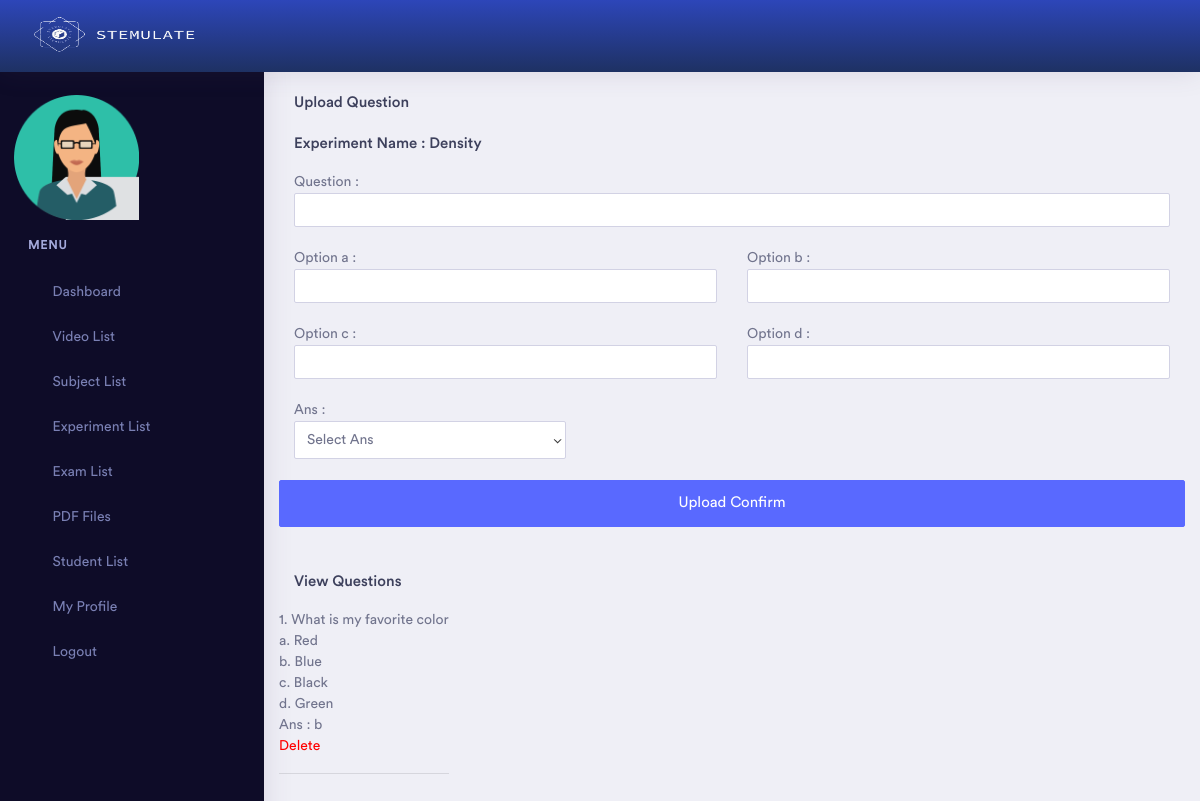
Screenshot of /admin/question_experiment_add.php?id=1 (signed in) with the database file from the repository.
### tables this page shows
CREATE TABLE `experiment` (
  `id` int(11) NOT NULL,
  `subject_id` int(11) NOT NULL,
  `name` varchar(255) NOT NULL,
  `url` varchar(255) NOT NULL,
  `status` int(11) NOT NULL,
  `admin_id` int(11) NOT NULL,
  `description` text NOT NULL,
  `custom` tinyint(1) NOT NULL,
  `islock` tinyint(1) NOT NULL,
  `prev_islock` tinyint(1) NOT NULL
);

CREATE TABLE `question_experiment` (
  `id` int(11) NOT NULL,
  `experiment_id` int(11) NOT NULL,
  `des` text NOT NULL,
  `op1` text NOT NULL,
  `op2` text NOT NULL,
  `op3` text NOT NULL,
  `op4` text NOT NULL,
  `ans` varchar(100) NOT NULL,
  `status` int(11) NOT NULL
);

### admin/question_experiment_add.php (the view, shortened to what this page needs)
<?php
    if ($_SESSION['p'] != "") {
?>
<!doctype html>
<html lang="en">
<head>
    <?php include 'head.php'; ?>
</head>
<body>
    <div class="dashboard-main-wrapper">
         <div class="dashboard-header">
            <?php include 'header.php';  ?>
        </div>
       <div class="nav-left-sidebar sidebar-dark">
            <?php include 'left_menu.php'; ?>
        </div>
        <div class="dashboard-wrapper">
            <div class="container-fluid  dashboard-content">
                <div class="row">
                    <div class="col-xl-12 col-lg-12 col-md-12 col-sm-12 col-12">
                            <h5>Upload Question </h5>
                            <h5>
                                Experiment Name :
                                <?php
                                    include 'db.php';
                                    $query = mysqli_query($link, "select * from experiment where id = '$_GET[id]'");
                                    while($data = mysqli_fetch_array($query)) {
                                        echo $data['name'];
                                    }
                                ?>
                            </h5>
                            <form action="#" method="post">
                                <div class="row">
                                    <div class="col-md-12">
                                        Question : <input type="text" name="des" class="form-control" required>
                                    </div>
                                    <div class="col-md-12">&nbsp;</div>
                                    <div class="col-md-6">
                                        Option a : <input type="text" name="op1" class="form-control" required>
                                    </div>
                                    <div class="col-md-6">
                                        Option b : <input type="text" name="op2" class="form-control" required>
                                    </div>
                                    <div class="col-md-12">&nbsp;</div>
                                    <div class="col-md-6">
                                        Option c : <input type="text" name="op3" class="form-control" required>
                                    </div>
                                    <div class="col-md-6">
                                        Option d : <input type="text" name="op4" class="form-control" required>
                                    </div>
                                    <div class="col-md-12">&nbsp;</div>
                                    <div class="col-md-4">
                                        Ans :
                                        <select class="form-control" name="ans">
                                            <option value="" selected disabled>Select Ans</option>
                                        </select>
                                    </div>
                                    <div class="col-md-12">&nbsp;</div>
                                    <button type="submit" name="save" class="btn btn-primary btn-lg btn-block">Upload Confirm</button>
                                </div>
                            </form>
                    </div>
                </div>
                <div class="row">
                    <div class="col-md-12">
                        <br><br>
                    </div>
                    <div class="col-md-12">
                        <h5>View Questions</h5>
                    </div>
                    <div>
                        <?php
                        $sl=0;
                        $query = mysqli_query($link, "select * from question_experiment where experiment_id = '$_GET[id]'");
                        while($data = mysqli_fetch_array($query)) {
                            echo ++$sl.". ";
                            echo $data['des'];
                            echo "<br>";
                            echo "a. ".$data['op1'];
                            echo "<br>";
                            echo "b. ".$data['op2'];
                            echo "<br>";
                            echo "c. ".$data['op3'];
                            echo "<br>";
                            echo "d. ".$data['op4'];
                            echo "<br>";
                            echo "Ans : ".$data['ans'];
                            echo "<br>";
                            echo "<a href='#' onclick='confirmDelete({$data['id']})' style='color:red;'>Delete</a>";
                            echo "<hr>";
                        }
                        ?>
                    </div>
                </div>
            </div>
        </div>
    </div>
</body>
</html>
<?php
} else {
    echo "<script>";
    echo "self.location='index.php?msg=<font color=red>Please Login First.</font>';";
    echo "</script>";
}
?>

### rows the page displays
experiment: name "Density"
question_experiment: des "What is my favorite color", op1 "Red", op2 "Blue", op3 "Black", op4 "Green", ans "b"
